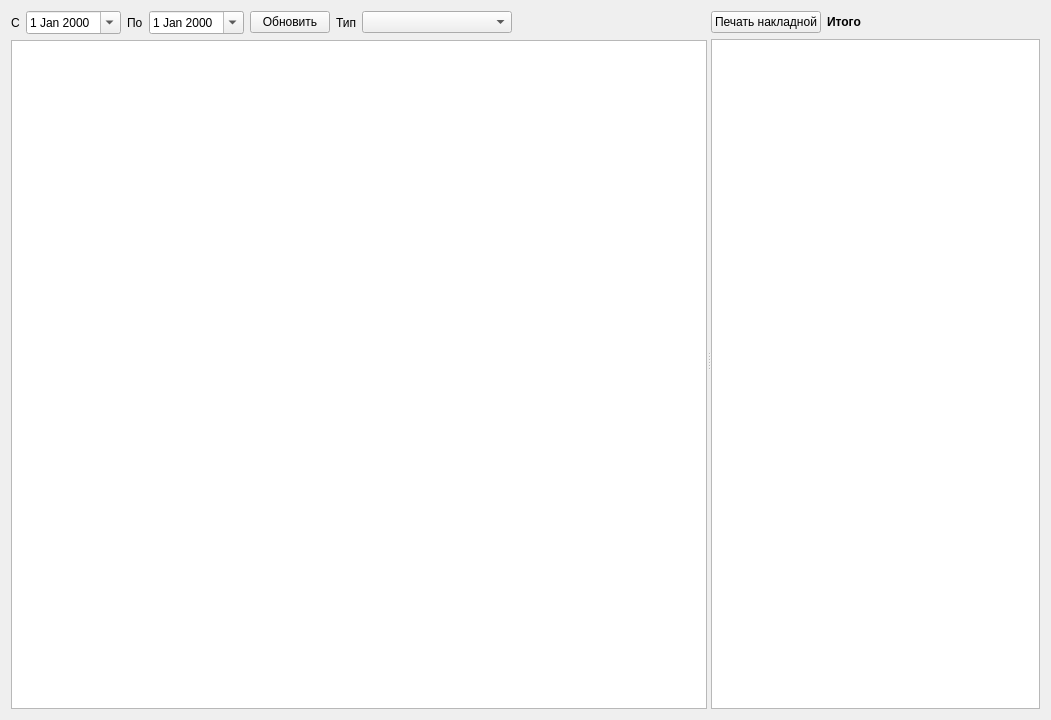
<?xml version="1.0" encoding="UTF-8"?>
<ui version="4.0">
 <class>FormNakl</class>
 <widget class="QWidget" name="FormNakl">
  <property name="geometry">
   <rect>
    <x>0</x>
    <y>0</y>
    <width>1051</width>
    <height>720</height>
   </rect>
  </property>
  <property name="windowTitle">
   <string>Form</string>
  </property>
  <layout class="QVBoxLayout" name="verticalLayout_3">
   <item>
    <widget class="QSplitter" name="splitter">
     <property name="orientation">
      <enum>Qt::Horizontal</enum>
     </property>
     <widget class="QWidget" name="layoutWidget">
      <layout class="QVBoxLayout" name="verticalLayout">
       <item>
        <layout class="QHBoxLayout" name="horizontalLayout">
         <item>
          <widget class="QLabel" name="label">
           <property name="text">
            <string>С</string>
           </property>
          </widget>
         </item>
         <item>
          <widget class="DbDateEdit" name="dateEditBeg">
           <property name="calendarPopup">
            <bool>true</bool>
           </property>
          </widget>
         </item>
         <item>
          <widget class="QLabel" name="label_2">
           <property name="text">
            <string>По</string>
           </property>
          </widget>
         </item>
         <item>
          <widget class="DbDateEdit" name="dateEditEnd">
           <property name="calendarPopup">
            <bool>true</bool>
           </property>
          </widget>
         </item>
         <item>
          <widget class="QPushButton" name="cmdUpd">
           <property name="text">
            <string>Обновить</string>
           </property>
           <property name="icon">
            <iconset theme="view-refresh">
             <normaloff>.</normaloff>.</iconset>
           </property>
          </widget>
         </item>
         <item>
          <widget class="QLabel" name="label_3">
           <property name="text">
            <string>Тип</string>
           </property>
          </widget>
         </item>
         <item>
          <widget class="DbComboBox" name="comboBoxType">
           <property name="minimumSize">
            <size>
             <width>150</width>
             <height>0</height>
            </size>
           </property>
          </widget>
         </item>
         <item>
          <spacer name="horizontalSpacer_2">
           <property name="orientation">
            <enum>Qt::Horizontal</enum>
           </property>
           <property name="sizeHint" stdset="0">
            <size>
             <width>40</width>
             <height>20</height>
            </size>
           </property>
          </spacer>
         </item>
        </layout>
       </item>
       <item>
        <widget class="TableView" name="tableViewNakl">
         <property name="selectionMode">
          <enum>QAbstractItemView::SingleSelection</enum>
         </property>
         <property name="selectionBehavior">
          <enum>QAbstractItemView::SelectRows</enum>
         </property>
         <attribute name="verticalHeaderVisible">
          <bool>false</bool>
         </attribute>
        </widget>
       </item>
      </layout>
     </widget>
     <widget class="QWidget" name="layoutWidget1">
      <layout class="QVBoxLayout" name="verticalLayout_2">
       <item>
        <layout class="QHBoxLayout" name="horizontalLayout_2">
         <item>
          <widget class="QPushButton" name="cmdNakl">
           <property name="text">
            <string>Печать накладной</string>
           </property>
          </widget>
         </item>
         <item>
          <widget class="QLabel" name="labelItogo">
           <property name="font">
            <font>
             <weight>75</weight>
             <bold>true</bold>
            </font>
           </property>
           <property name="text">
            <string>Итого</string>
           </property>
          </widget>
         </item>
         <item>
          <spacer name="horizontalSpacer">
           <property name="orientation">
            <enum>Qt::Horizontal</enum>
           </property>
           <property name="sizeHint" stdset="0">
            <size>
             <width>40</width>
             <height>20</height>
            </size>
           </property>
          </spacer>
         </item>
        </layout>
       </item>
       <item>
        <widget class="TableView" name="tableViewItem"/>
       </item>
      </layout>
     </widget>
    </widget>
   </item>
  </layout>
 </widget>
 <customwidgets>
  <customwidget>
   <class>TableView</class>
   <extends>QTableView</extends>
   <header>olap/tableview.h</header>
  </customwidget>
  <customwidget>
   <class>DbComboBox</class>
   <extends>QComboBox</extends>
   <header>db/dbcombobox.h</header>
  </customwidget>
  <customwidget>
   <class>DbDateEdit</class>
   <extends>QDateEdit</extends>
   <header>db/dbdateedit.h</header>
  </customwidget>
 </customwidgets>
 <resources/>
 <connections/>
</ui>
